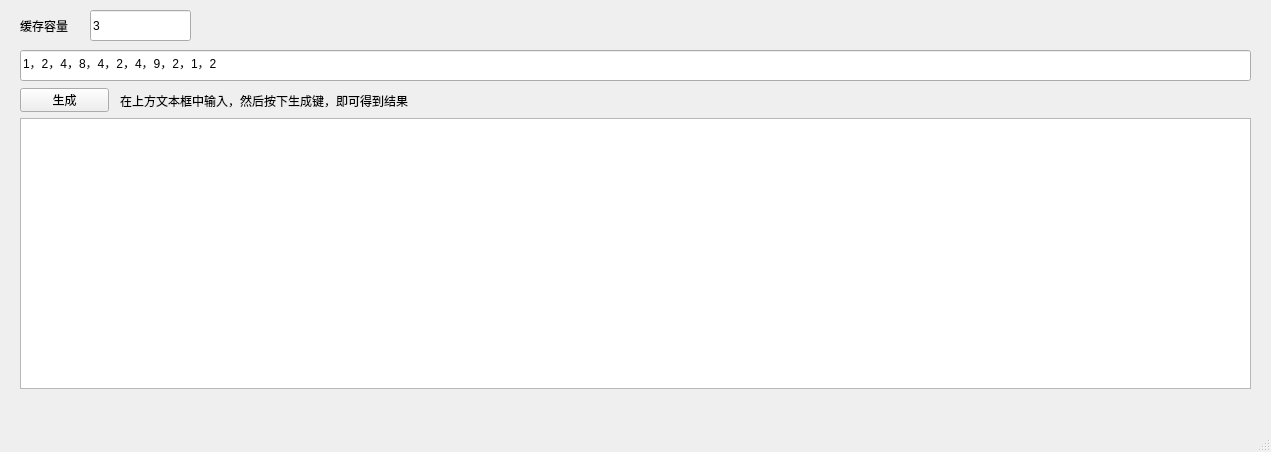
<?xml version="1.0" encoding="UTF-8"?>
<ui version="4.0">
 <class>MainWindow</class>
 <widget class="QMainWindow" name="MainWindow">
  <property name="geometry">
   <rect>
    <x>0</x>
    <y>0</y>
    <width>1271</width>
    <height>452</height>
   </rect>
  </property>
  <property name="windowTitle">
   <string>MainWindow</string>
  </property>
  <widget class="QWidget" name="centralwidget">
   <widget class="QTableWidget" name="tableResult">
    <property name="geometry">
     <rect>
      <x>20</x>
      <y>118</y>
      <width>1231</width>
      <height>271</height>
     </rect>
    </property>
    <property name="editTriggers">
     <set>QAbstractItemView::NoEditTriggers</set>
    </property>
    <attribute name="horizontalHeaderHighlightSections">
     <bool>false</bool>
    </attribute>
    <attribute name="verticalHeaderHighlightSections">
     <bool>false</bool>
    </attribute>
   </widget>
   <widget class="QPushButton" name="buttonGenerate">
    <property name="geometry">
     <rect>
      <x>20</x>
      <y>88</y>
      <width>89</width>
      <height>24</height>
     </rect>
    </property>
    <property name="text">
     <string>生成</string>
    </property>
   </widget>
   <widget class="QLabel" name="labelNotice">
    <property name="geometry">
     <rect>
      <x>120</x>
      <y>90</y>
      <width>461</width>
      <height>21</height>
     </rect>
    </property>
    <property name="text">
     <string>在上方文本框中输入，然后按下生成键，即可得到结果</string>
    </property>
   </widget>
   <widget class="QLineEdit" name="lineInput">
    <property name="geometry">
     <rect>
      <x>20</x>
      <y>50</y>
      <width>1231</width>
      <height>31</height>
     </rect>
    </property>
    <property name="text">
     <string>1，2，4，8，4，2，4，9，2，1，2 </string>
    </property>
   </widget>
   <widget class="QLineEdit" name="lineCapacity">
    <property name="geometry">
     <rect>
      <x>90</x>
      <y>10</y>
      <width>101</width>
      <height>31</height>
     </rect>
    </property>
    <property name="text">
     <string>3</string>
    </property>
   </widget>
   <widget class="QLabel" name="labelCapacity">
    <property name="geometry">
     <rect>
      <x>20</x>
      <y>10</y>
      <width>61</width>
      <height>31</height>
     </rect>
    </property>
    <property name="text">
     <string>缓存容量</string>
    </property>
   </widget>
  </widget>
  <widget class="QMenuBar" name="menubar">
   <property name="geometry">
    <rect>
     <x>0</x>
     <y>0</y>
     <width>1271</width>
     <height>25</height>
    </rect>
   </property>
  </widget>
  <widget class="QStatusBar" name="statusbar"/>
 </widget>
 <resources/>
 <connections/>
</ui>
